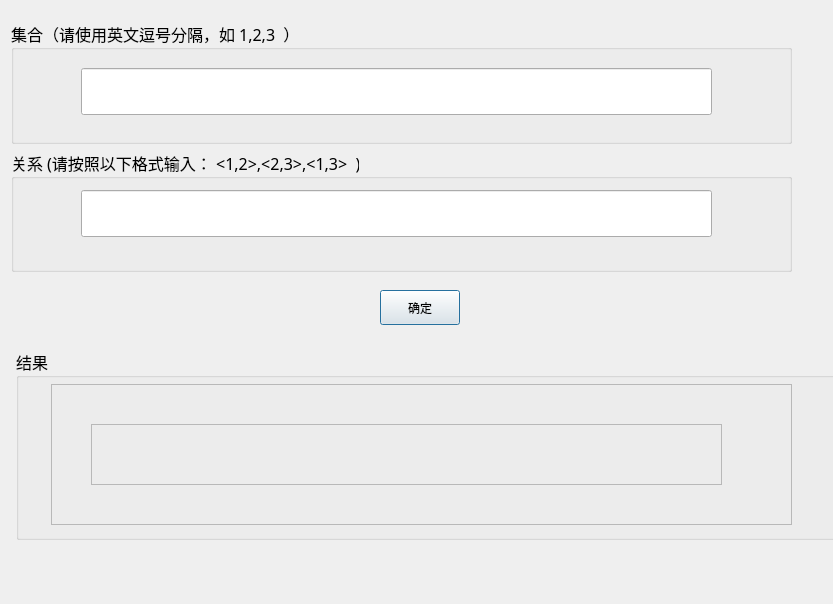
<?xml version="1.0" encoding="UTF-8"?>
<ui version="4.0">
 <class>ModuleFourDialog</class>
 <widget class="QDialog" name="ModuleFourDialog">
  <property name="geometry">
   <rect>
    <x>0</x>
    <y>0</y>
    <width>833</width>
    <height>604</height>
   </rect>
  </property>
  <property name="minimumSize">
   <size>
    <width>0</width>
    <height>0</height>
   </size>
  </property>
  <property name="maximumSize">
   <size>
    <width>900</width>
    <height>650</height>
   </size>
  </property>
  <property name="windowTitle">
   <string>判断关系的性质</string>
  </property>
  <widget class="QGroupBox" name="groupBox_3">
   <property name="geometry">
    <rect>
     <x>16</x>
     <y>349</y>
     <width>881</width>
     <height>191</height>
    </rect>
   </property>
   <property name="font">
    <font>
     <family>微软雅黑</family>
     <pointsize>12</pointsize>
    </font>
   </property>
   <property name="title">
    <string>结果</string>
   </property>
   <widget class="QFrame" name="frame">
    <property name="geometry">
     <rect>
      <x>35</x>
      <y>35</y>
      <width>741</width>
      <height>141</height>
     </rect>
    </property>
    <property name="frameShape">
     <enum>QFrame::StyledPanel</enum>
    </property>
    <property name="frameShadow">
     <enum>QFrame::Sunken</enum>
    </property>
    <widget class="QLabel" name="resultLabel">
     <property name="geometry">
      <rect>
       <x>40</x>
       <y>40</y>
       <width>631</width>
       <height>61</height>
      </rect>
     </property>
     <property name="font">
      <font>
       <family>楷体</family>
       <pointsize>17</pointsize>
      </font>
     </property>
     <property name="frameShape">
      <enum>QFrame::StyledPanel</enum>
     </property>
     <property name="frameShadow">
      <enum>QFrame::Sunken</enum>
     </property>
     <property name="text">
      <string/>
     </property>
     <property name="alignment">
      <set>Qt::AlignCenter</set>
     </property>
    </widget>
   </widget>
  </widget>
  <widget class="QPushButton" name="okButton">
   <property name="geometry">
    <rect>
     <x>380</x>
     <y>290</y>
     <width>80</width>
     <height>35</height>
    </rect>
   </property>
   <property name="minimumSize">
    <size>
     <width>80</width>
     <height>35</height>
    </size>
   </property>
   <property name="maximumSize">
    <size>
     <width>16777215</width>
     <height>30</height>
    </size>
   </property>
   <property name="text">
    <string>确定</string>
   </property>
  </widget>
  <widget class="QWidget" name="layoutWidget">
   <property name="geometry">
    <rect>
     <x>11</x>
     <y>21</y>
     <width>781</width>
     <height>251</height>
    </rect>
   </property>
   <layout class="QVBoxLayout" name="verticalLayout_3">
    <item>
     <layout class="QVBoxLayout" name="verticalLayout">
      <item>
       <widget class="QGroupBox" name="groupBox_2">
        <property name="font">
         <font>
          <family>微软雅黑</family>
          <pointsize>12</pointsize>
         </font>
        </property>
        <property name="title">
         <string>集合（请使用英文逗号分隔，如 1,2,3  ）</string>
        </property>
        <widget class="QLineEdit" name="setLineEdit">
         <property name="geometry">
          <rect>
           <x>70</x>
           <y>47</y>
           <width>631</width>
           <height>47</height>
          </rect>
         </property>
         <property name="font">
          <font>
           <family>黑体</family>
          </font>
         </property>
         <property name="toolTip">
          <string/>
         </property>
         <property name="text">
          <string/>
         </property>
         <property name="maxLength">
          <number>255</number>
         </property>
         <property name="frame">
          <bool>true</bool>
         </property>
        </widget>
       </widget>
      </item>
      <item>
       <widget class="QGroupBox" name="groupBox_4">
        <property name="font">
         <font>
          <family>微软雅黑</family>
          <pointsize>12</pointsize>
         </font>
        </property>
        <property name="title">
         <string>关系 (请按照以下格式输入： &lt;1,2&gt;,&lt;2,3&gt;,&lt;1,3&gt;  )</string>
        </property>
        <widget class="QLineEdit" name="RLineEdit">
         <property name="geometry">
          <rect>
           <x>70</x>
           <y>40</y>
           <width>631</width>
           <height>47</height>
          </rect>
         </property>
         <property name="font">
          <font>
           <family>黑体</family>
          </font>
         </property>
         <property name="toolTip">
          <string/>
         </property>
         <property name="text">
          <string/>
         </property>
         <property name="maxLength">
          <number>255</number>
         </property>
         <property name="frame">
          <bool>true</bool>
         </property>
        </widget>
        <zorder>RLineEdit</zorder>
        <zorder>groupBox_2</zorder>
       </widget>
      </item>
     </layout>
    </item>
   </layout>
  </widget>
 </widget>
 <resources>
  <include location="../res.qrc"/>
 </resources>
 <connections/>
</ui>
